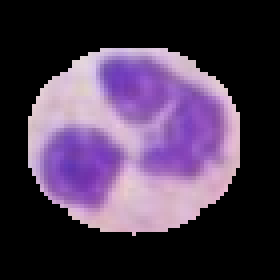
#> input picture Trabalho 2/dataset_neutrofilos/neutrofilo06.png, 70 x 70 px (shown 4 times larger)
$ python MeanShift.py
#> lines starting #> are read from the running program, lines starting #| are printed output that depends on the picture
# Gustavo Guerreiro e João Martinho

import numpy as np
from sklearn.cluster import MeanShift
import cv2
from matplotlib import pyplot as plt

def to_data(img):
    if img.ndim == 2:  # imagem em tons de cinza
        return img.reshape(-1, 1).astype(float)
    return img.reshape(-1, img.shape[2]).astype(float)

def mean_shift(data, bandwidth=15):
    ms = MeanShift(bandwidth=bandwidth, bin_seeding=True)
    ms.fit(data)
    labels = ms.labels_
    cluster_centers = ms.cluster_centers_
    return labels, cluster_centers

def make_shifted_img(shape, labels, centers):
    labels = np.array(labels)
    img = centers[labels].reshape(shape).astype(np.uint8)
    return img

def process_image(path, bandwidth=17, crop_fraction=(0.0, 1.0, 0.0, 1.0)):
    """
    crop_fraction: tupla (top_frac, bottom_frac, left_frac, right_frac)
    Valores de 0.0 a 1.0 para indicar a fração da imagem a ser recortada
    """
#> called with path = './dataset_neutrofilos/neutrofilo06.png', bandwidth = 17, crop_fraction = (0, 1, 0, 1)
    img = cv2.imread(path, cv2.IMREAD_UNCHANGED)
#> img is the input picture: shape (70, 70, 4); mean B, G, R, A 79.4, 55.3, 72.4, 255
    if img is None:
        raise FileNotFoundError(f"Arquivo não encontrado: {path}")

    # Se imagem tiver canal alfa, descarta
    if img.ndim == 3 and img.shape[2] == 4:
        img = img[:, :, :3]
#> img: shape (70, 70, 3)

    # Calcula crop baseado em frações
    h, w = img.shape[:2]
#> h = 70; w = 70
    top = int(h * crop_fraction[0])
#> top = 0
    bottom = int(h * crop_fraction[1])
#> bottom = 70
    left = int(w * crop_fraction[2])
#> left = 0
    right = int(w * crop_fraction[3])
#> right = 70
    img = img[top:bottom, left:right]

    if img.size == 0:
        raise ValueError("O recorte resultou em uma imagem vazia")

    # Converte BGR -> RGB se necessário
    if img.ndim == 3 and img.shape[2] == 3:
        img = img[:, :, ::-1]

    plt.imshow(img, cmap='gray' if img.ndim == 2 else None)
    plt.title("Imagem original recortada")
    plt.show()

    img_data = to_data(img)
    print("Dados da imagem formatados")

    img_labels, img_centers = mean_shift(img_data, bandwidth=bandwidth)
#> img_labels = 4900 values, max 4 at index 938, min 0 at index 0, mean 0.772; img_centers = [[0, 0, 0], [216.6, 184.9, 205.9], [135.5, 78.76, 183.3], [164.9, 120.3, 188.5], [188.1, 147.4, 200.9]]
    print("Labels e centros obtidos")

    new_img = make_shifted_img(img.shape, img_labels, img_centers)
#> in make_shifted_img, `labels = np.array(labels)`: labels has the same summary as img_labels in process_image
#> in make_shifted_img, `img = centers[labels].reshape(shape).astype(np.uint8)`:
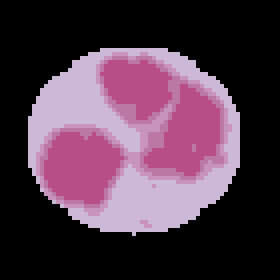
#> img: shape (70, 70, 3) (shown 4 times larger); mean of channels 0, 1, 2 72.6, 55.1, 79.1; drawn as B, G, R
    print("Nova imagem gerada")

    plt.imshow(new_img, cmap='gray' if new_img.ndim == 2 else None)
    plt.title("Imagem após MeanShift")
    plt.show()

    return new_img

# Exemplo de uso: pega toda a imagem
new_img = process_image('./dataset_neutrofilos/neutrofilo06.png', bandwidth=17)

$ run again, with Trabalho 2/dataset_neutrofilos/neutrofilo00.png copied over Trabalho 2/dataset_neutrofilos/neutrofilo06.png
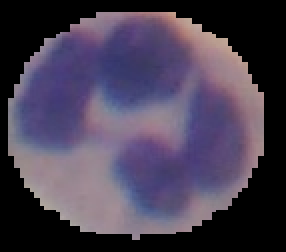
#> input picture Trabalho 2/dataset_neutrofilos/neutrofilo00.png, 143 x 126 px (shown 2 times larger)
#> in process_image, img is the input picture: shape (126, 143, 4); mean B, G, R, A 83.3, 63.6, 72.5, 255
#> img_labels = 18018 values, max 3 at index 1072, min 0 at index 0, mean 1.15; img_centers = [[0, 0, 0], [78.33, 68.28, 117.5], [151.6, 133.3, 144], [112.9, 92.31, 126.9]]
#> labels has the same summary as img_labels in process_image
#> in make_shifted_img, `img = centers[labels].reshape(shape).astype(np.uint8)`:
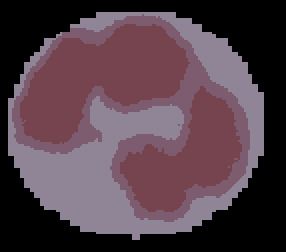
#> img: shape (126, 143, 3) (shown 2 times larger); mean of channels 0, 1, 2 72.6, 62.9, 82.9; drawn as B, G, R

$ run again, with Trabalho 2/dataset_neutrofilos/neutrofilo01.png copied over Trabalho 2/dataset_neutrofilos/neutrofilo06.png
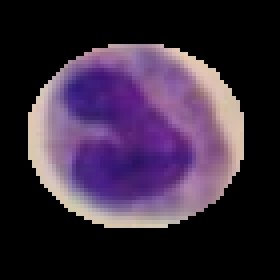
#> input picture Trabalho 2/dataset_neutrofilos/neutrofilo01.png, 70 x 70 px (shown 4 times larger)
#> in process_image, img is the input picture: shape (70, 70, 3); mean B, G, R 59.8, 40.2, 54.9
#> img_labels = 4900 values, max 6 at index 797, min 0 at index 0, mean 1.14; img_centers = [[0, 0, 0], [77.01, 33.35, 123], [140.1, 98.44, 151.4], [215.3, 194.7, 177.8], [154, 120.1, 154], [104.9, 63.1, 137.7], [184.5, 161.2, 167.1]]
#> labels has the same summary as img_labels in process_image
#> in make_shifted_img, `img = centers[labels].reshape(shape).astype(np.uint8)`:
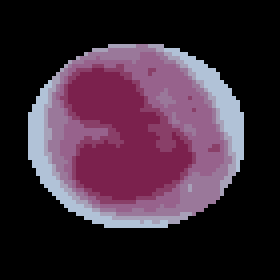
#> img: shape (70, 70, 3) (shown 4 times larger); mean of channels 0, 1, 2 55.2, 40.3, 60.1; drawn as B, G, R

$ run again, with Trabalho 2/dataset_neutrofilos/neutrofilo02.png copied over Trabalho 2/dataset_neutrofilos/neutrofilo06.png
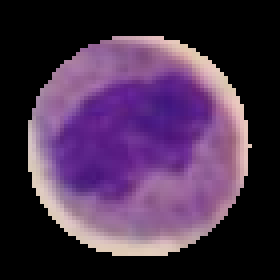
#> input picture Trabalho 2/dataset_neutrofilos/neutrofilo02.png, 70 x 70 px (shown 4 times larger)
#> in process_image, img is the input picture: shape (70, 70, 3); mean B, G, R 75.2, 46.9, 70.5
#> img_labels = 4900 values, max 4 at index 658, min 0 at index 0, mean 0.92; img_centers = [[0, 0, 0], [149.2, 100.3, 152.6], [92.97, 34.7, 135.3], [221.6, 196.9, 185.7], [192.8, 160.9, 171.2]]
#> labels has the same summary as img_labels in process_image
#> in make_shifted_img, `img = centers[labels].reshape(shape).astype(np.uint8)`:
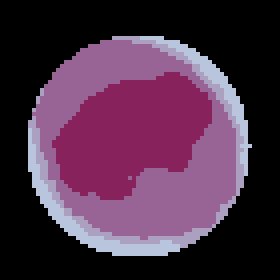
#> img: shape (70, 70, 3) (shown 4 times larger); mean of channels 0, 1, 2 70.3, 46.4, 75.4; drawn as B, G, R
